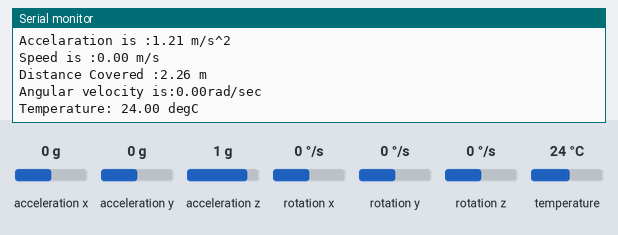
Simulated run of this sketch. Board: Arduino Uno, built with avr-gcc and run on an emulated ATmega328P. On the bench: the last lines printed to the serial monitor. The inputs (shaded band) are chosen by the test bench; at power-on: acceleration x 0 g, acceleration y 0 g, acceleration z 1 g, rotation x 0 °/s, rotation y 0 °/s, rotation z 0 °/s, temperature 24 °C.

Above: at 1.3 s.
1.4 s: acceleration x set to -1.4 g
At 2.8 s:
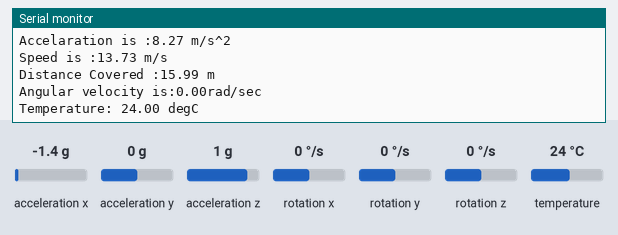
2.9 s: acceleration y set to -1.4 g
4.4 s: acceleration z set to -1.4 g
At 5.3 s:
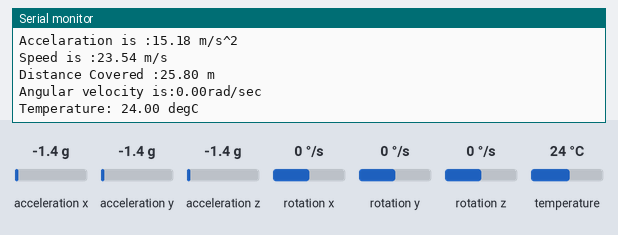
5.9 s: rotation x set to -192 °/s
At 7.1 s:
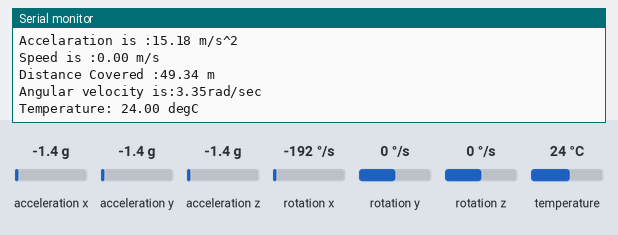
7.4 s: rotation y set to -192 °/s
At 8.2 s:
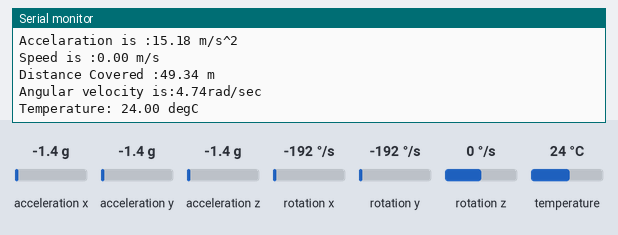
8.9 s: acceleration x set to 0 g
At 10.6 s:
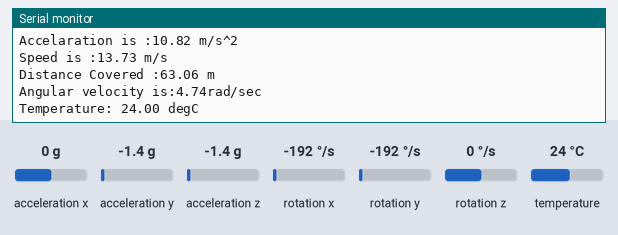
Timing chart, 0 to 12.1 s (numbered marks = the images above; inputs shaded):
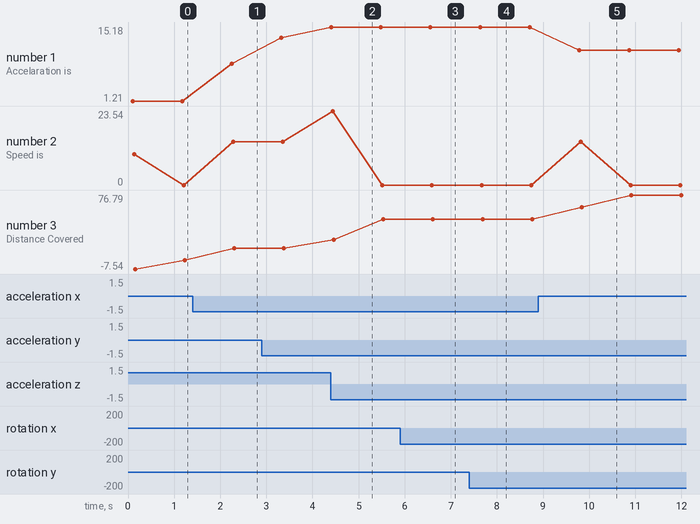

The sketch:

mpu.ino
```cpp
#include <Adafruit_MPU6050.h>
#include <Adafruit_Sensor.h>
#include <Wire.h>
float accelaration,new_accelaration[3],old_accelaration[3]={0},old_velocity=0,new_velocity,distance=0;
Adafruit_MPU6050 mpu;
void mpu_param(void);
void setup(void) {
  Serial.begin(9600);
  while (!Serial)
    delay(10);
  if (!mpu.begin()) {
    while (1) {
      delay(10);
    }
  }
  mpu.setAccelerometerRange(MPU6050_RANGE_8_G);
  mpu.setGyroRange(MPU6050_RANGE_500_DEG);
  mpu.setFilterBandwidth(MPU6050_BAND_21_HZ);
  delay(100);
}

void loop() {
  mpu_param();
}
void mpu_param()
{
  sensors_event_t a, g, temp;
  mpu.getEvent(&a, &g, &temp);
  new_accelaration[0]=a.acceleration.x;
  new_accelaration[1]=a.acceleration.y;
  new_accelaration[2]=a.acceleration.z;
  accelaration=sqrt(pow(new_accelaration[0],2)+pow(new_accelaration[1],2)+pow(new_accelaration[2],2));
  Serial.print("Accelaration is :");
  Serial.print(accelaration-8.60);
  Serial.println(" m/s^2");

  new_velocity=sqrt(pow((new_accelaration[0]-old_accelaration[0]),2)+pow((new_accelaration[1]-old_accelaration[1]),2)+pow((new_accelaration[2]-old_accelaration[2]),2));
  Serial.print("Speed is :");
  Serial.print(new_velocity);
  Serial.println(" m/s");

  distance+=sqrt(pow((old_velocity-new_velocity),2));
  Serial.print("Distance Covered :");
  Serial.print(distance-17.35);
  Serial.println(" m");
  for (int i=0;i<3;i++){
    old_accelaration[i]=new_accelaration[i];
  }
  old_velocity=new_velocity;
  Serial.print("Angular velocity is:");
  Serial.print(sqrt(pow(g.gyro.x,2)+pow(g.gyro.y,2)+pow(g.gyro.z,2)));
  Serial.print("rad/sec\n");

  Serial.print("Temperature: ");
  Serial.print(temp.temperature);
  Serial.println(" degC");

  Serial.println("");
  delay(1000);
}
```

Measured:
- after the input at 1.4 s, the serial monitor: prints a new line after 0.85 s (image 1)
- after the input at 4.4 s, the serial monitor: prints a new line at once (image 2)
- after the input at 5.9 s, the serial monitor: prints a new line after 0.74 s (image 3)
- after the input at 7.4 s, the serial monitor: prints a new line after 0.32 s (image 4)
- after the input at 8.9 s, the serial monitor: prints a new line after 0.89 s (image 5)
- plotted number 1: 1.21 → 8.27 after the input at 1.4 s, 8.27 → 13.15 after the input at 2.9 s, 13.15 → 15.18 after the input at 4.4 s, 15.18 → 10.82 after the input at 8.9 s
- plotted number 2: 0 → 13.73 after the input at 1.4 s
- plotted number 3: 2.26 → 15.99 after the input at 1.4 s, 15.99 → 49.34 after the input at 4.4 s, 49.34 → 76.79 after the input at 8.9 s
